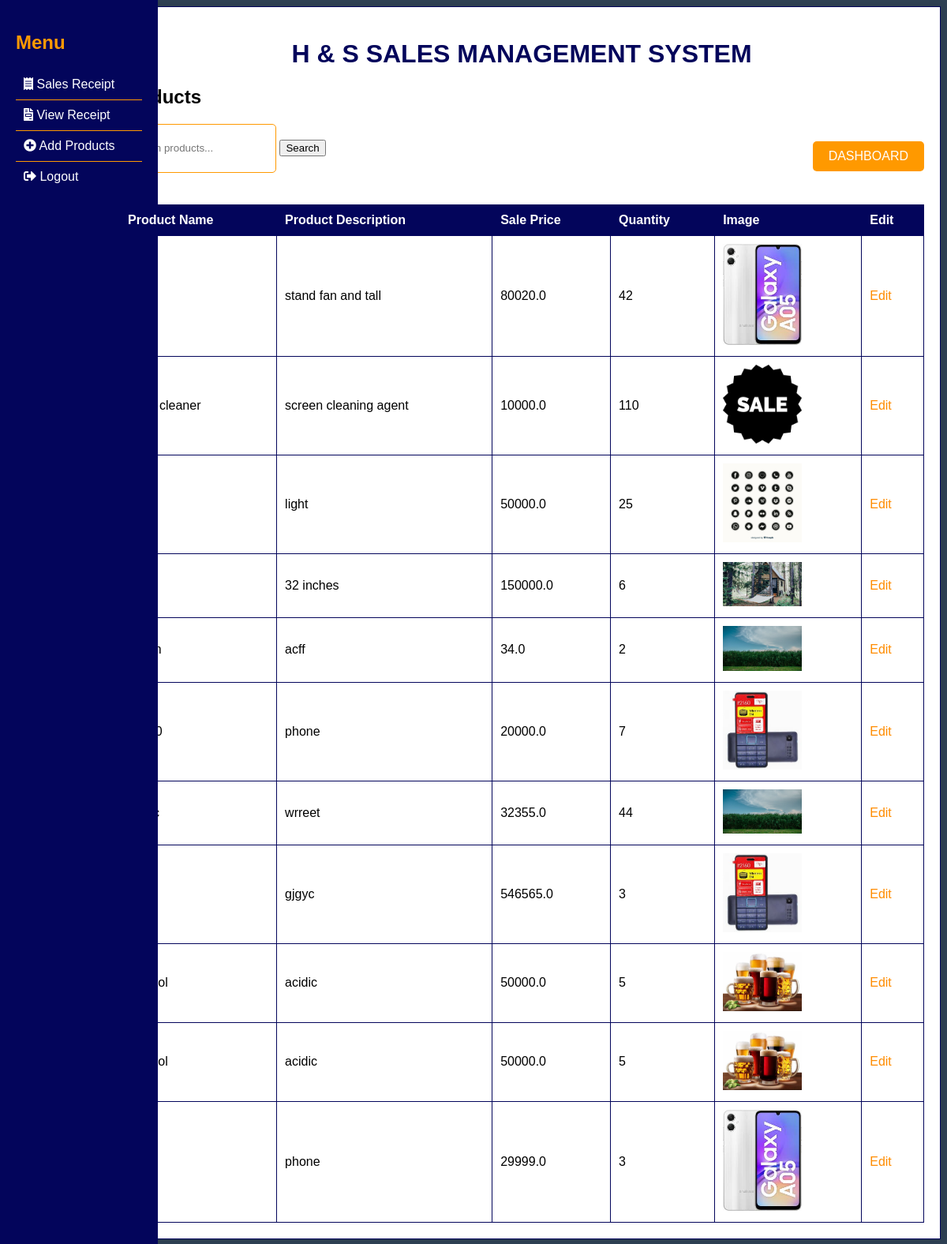
The page /dashboard (signed in) on the database its author committed.
### app.py (models this page shows)
class Product(db.Model):
    id = db.Column(db.Integer, primary_key=True)
    name = db.Column(db.String(100), nullable=False)
    description = db.Column(db.String(200), nullable=False)
    cost_price = db.Column(db.Float, nullable=False)
    sale_price = db.Column(db.Float, nullable=False)
    quantity = db.Column(db.Integer, nullable=False)
    image = db.Column(db.String(100), nullable=False)

### app.py (the view)
@app.route('/dashboard', methods=['GET', 'POST'])
@login_required
def dashboard():
    products = Product.query.all()
    return render_template('dashboard.html', products=products, datetime=datetime)

### app.py (called while the page is built)
@login_manager.user_loader
def load_user(user_id):
    return User.query.get(int(user_id))

@app.context_processor
def inject_now():
    return {'now': datetime.now()}

### templates/dashboard.html (shortened to what this page needs)
<!DOCTYPE html>
<html lang="en">
<head>
    <link rel="stylesheet" type="text/css" href="{{ url_for('static', filename='style.css') }}">
    <link rel="stylesheet" href="https://cdnjs.cloudflare.com/ajax/libs/font-awesome/5.15.3/css/all.min.css">
</head>
<body>
   <div class="sidebar">
    <h2>Menu</h2>
    <ul>
        <li><a href="{{ url_for('sales_receipt_form') }}"><i class="fas fa-receipt"></i> Sales Receipt</a></li>
        <li><a href="{{ url_for('view_receipts') }}"><i class="fas fa-file-invoice"></i> View Receipt</a></li>
        <li><a href="{{ url_for('add_product') }}"><i class="fas fa-plus-circle"></i> Add Products</a></li>
        <li><a href="{{ url_for('logout') }}"><i class="fas fa-sign-out-alt"></i> Logout</a></li>
    </ul>
</div>
<div class="dashboard-body">
    <h1>H & S SALES MANAGEMENT SYSTEM</h1>
    <h2>Products</h2>
    <div class="search-dashboard">
        <form method="POST" action="{{ url_for('search') }}" class="search-form">
            <input type="text" name="search_query" placeholder="Search products...">
            <button type="submit">Search</button>
        </form>
        <a href="{{ url_for('dashboard') }}" class="dashboard-link">DASHBOARD</a>
    </div>
    <table border="1">
        <thead class="fixed-header">
            <tr>
                <th>Product Name</th>
                <th>Product Description</th>
                <th>Sale Price</th>
                <th>Quantity</th>
                <th>Image</th>
                <th>Edit</th>
            </tr>
        </thead>
        <tbody>
            {% for product in products %}
            <tr>
                <td>{{ product.name }}</td>
                <td>{{ product.description }}</td>
                <td>{{ product.sale_price }}</td>
                <td>{{ product.quantity }}</td>
                <td><img src="{{ url_for('static', filename='images/' + product.image) }}" alt="Product Image" width="100"></td>
                <td><a href="{{ url_for('edit_product', id=product.id) }}">Edit</a></td>
            </tr>
            {% endfor %}
        </tbody>
    </table>
</div>
</body>
</html>

### static/style.css (style rules this page uses)
body { background-color: #2E4053; font-family: Arial, sans-serif; }
input[type="text"], input[type="password"] { height: 40px; margin-bottom: 20px; padding: 10px; border: 1px solid #FF9900; border-radius: 5px; }
a { color: #FF9900; }
.dashboard-body { top: 0; right: 0; max-width: 1020px; margin: 0px auto; padding: 20px; background-color: #fff; border: 1px solid #03055B; box-shadow: 0 0 10px rgba(0, 0, 0, 0.1); margin-right: 0px; width: auto; flex-grow: 1; }
h1 { color: #03055B; text-align: center; }
a { text-decoration: none; color: #FF8C00; }
table { border-collapse: collapse; width: 100%; }
th, td { border: 1px solid #03055B; padding: 10px; text-align: left; }
th { background-color: #03055B; color: #fff; }
td { background-color: #fff; }
.sidebar { position: fixed; top: 0; left: 0; width: 200px; height: 100%; background-color: #03055B; color: #fff; padding: 20px; box-sizing: border-box; }
.sidebar h2 { color: #FF9900; }
.sidebar a { color: #fff; text-decoration: none; }
.sidebar ul { list-style: none; padding: 0; }
.sidebar li { padding: 10px; border-bottom: 1px solid #FF9900; }
.sidebar li:last-child { border-bottom: none; }
.search-dashboard { display: flex; justify-content: space-between; align-items: center; margin-bottom: 20px; }
.search-form { flex-grow: 1; }
.dashboard-link { background-color: #FF9900; color: #fff; padding: 10px 20px; text-decoration: none; border-radius: 5px; }
.fixed-header { position: sticky; top: 0; background-color: #fff; z-index: 1; }
table { margin-top: 20px; }

### rows shown on the page
Product: description "stand fan and tall", sale_price "80020.0", quantity "42", image (picture)
Product: name "foam cleaner", description "screen cleaning agent", sale_price "10000.0", quantity "110", image (picture)
Product: description "light", sale_price "50000.0", quantity "25", image (picture)
Product: description "32 inches", sale_price "150000.0", quantity "6", image (picture)
Product: description "acff", sale_price "34.0", quantity "2", image (picture)
Product: description "phone", sale_price "20000.0", quantity "7", image (picture)
Product: description "wrreet", sale_price "32355.0", quantity "44", image (picture)
Product: description "gjgyc", sale_price "546565.0", quantity "3", image (picture)
Product: description "acidic", sale_price "50000.0", quantity "5", image (picture)
Product: description "acidic", sale_price "50000.0", quantity "5", image (picture)
Product: description "phone", sale_price "29999.0", quantity "3", image (picture)
